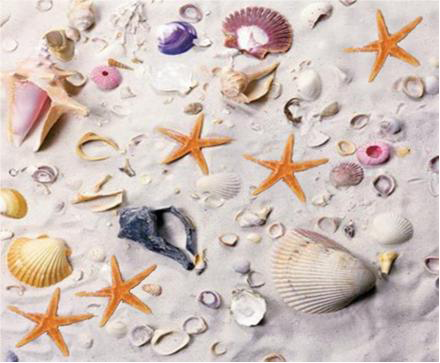
#> input picture l4/OnTheBeach.png, 440 x 363 px
$ python k_means.py
#> lines starting #> are read from the running program, lines starting #| are printed output that depends on the picture
'''
Finding Starfish! with k-means

K-Means can be used to segment the image creating a clustering in colour-space.
Let's see how it would work with the starfish image!
'''


from skimage import io, img_as_float,img_as_ubyte
from sklearn.cluster import KMeans
import matplotlib.pyplot as plt
import numpy as npxs

img = io.imread('OnTheBeach.png')
#> img is the input picture: shape (363, 440, 3); mean R, G, B 207.8, 192.1, 185.4

img_reshaped = img_as_float(img).reshape((img.shape[0] * img.shape[1], 3))
print('Img_reshaped shape =', img_reshaped.shape)
#| Img_reshaped shape = (159720, 3)


n_colours = 6
kmeans = KMeans(n_clusters=n_colours, random_state=0).fit(img_reshaped)
print(kmeans.labels_)
#> (printed output is left out)

# error here,'NoneType' object has no attribute 'split'???
labels = kmeans.predict(img_reshaped)

img_seg2 = kmeans.cluster_centers_[labels]
img_seg2 = img_as_ubyte(img_seg2.reshape(img.shape))
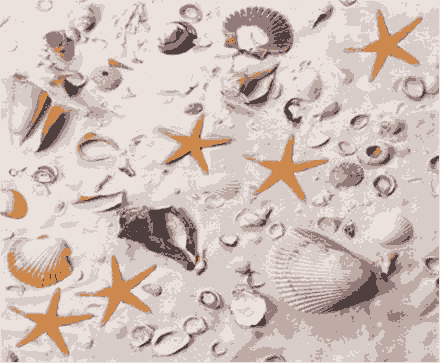
#> img_seg2: shape (363, 440, 3); mean R, G, B 208, 192.1, 185.3

fig, ax = plt.subplots(ncols=2, figsize=(18, 6))
ax[0].imshow(img), ax[0].axis('off')
ax[1].imshow(img_seg2), ax[1].axis('off')
fig.tight_layout()
plt.show()
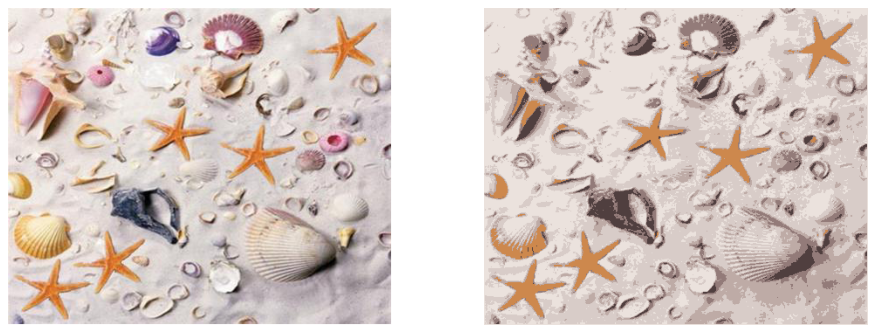
#> figure drawn by matplotlib, 2 panels


# 'NoneType' object has no attribute 'split'
